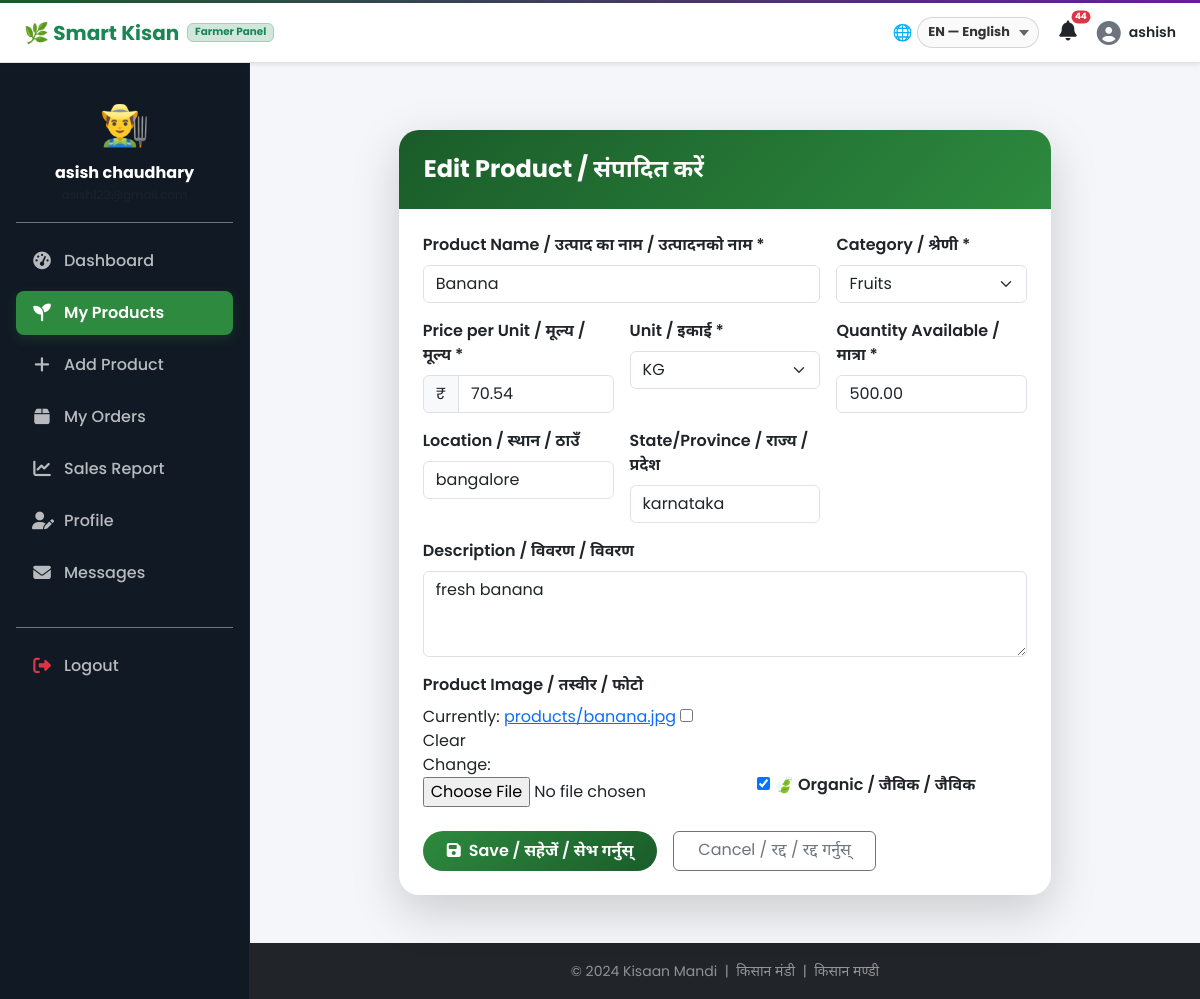
Page /marketplace/118/edit/ (signed in) on the committed database.
### accounts/models.py (models this page shows, shortened)
class CustomUser(AbstractUser):
    ROLE_CHOICES = [
        ('farmer', 'Farmer / किसान'),
        ('buyer', 'Buyer / खरीदार'),
        ('admin', 'Admin / प्रशासक'),
    ]
    role = models.CharField(max_length=10, choices=ROLE_CHOICES, default='buyer')
    phone = models.CharField(max_length=15, blank=True)
    address = models.TextField(blank=True)
    state = models.CharField(max_length=100, blank=True)
    district = models.CharField(max_length=100, blank=True)
    profile_pic = models.ImageField(upload_to='profiles/', blank=True, null=True)
    is_verified = models.BooleanField(default=False)
    created_at = models.DateTimeField(auto_now_add=True)
    @property
    def is_farmer(self):
        return self.role == 'farmer'

### marketplace/models.py (models this page shows, shortened)
class Product(models.Model):
    UNIT_CHOICES = [('kg', 'KG'), ('quintal', 'Quintal'), ('ton', 'Ton'), ('dozen', 'Dozen'), ('piece', 'Piece')]
    STATUS_CHOICES = [('active', 'Active'), ('sold', 'Sold'), ('inactive', 'Inactive')]
    farmer = models.ForeignKey(CustomUser, on_delete=models.CASCADE, related_name='products')
    category = models.ForeignKey(Category, on_delete=models.SET_NULL, null=True)
    name = models.CharField(max_length=200)
    name_hi = models.CharField(max_length=200, blank=True)
    name_ne = models.CharField(max_length=200, blank=True)
    description = models.TextField(blank=True)
    price_per_unit = models.DecimalField(max_digits=10, decimal_places=2)
    unit = models.CharField(max_length=20, choices=UNIT_CHOICES, default='kg')
    quantity_available = models.DecimalField(max_digits=10, decimal_places=2)
    image = models.ImageField(upload_to='products/', blank=True, null=True)
    location = models.CharField(max_length=200, blank=True)
    state = models.CharField(max_length=100, blank=True)
    status = models.CharField(max_length=10, choices=STATUS_CHOICES, default='active')
    is_organic = models.BooleanField(default=False)
    created_at = models.DateTimeField(auto_now_add=True)
    updated_at = models.DateTimeField(auto_now=True)

### marketplace/views.py (the view)
# urls.py: path('<int:pk>/edit/', views.edit_product, name='edit_product'),
@login_required
def edit_product(request, pk):
    product = get_object_or_404(Product, pk=pk, farmer=request.user)
    if request.method == 'POST':
        form = ProductForm(request.POST, request.FILES, instance=product)
        if form.is_valid():
            form.save()
            messages.success(request, 'Product updated! / उत्पाद अपडेट हुआ!')
            return redirect('my_products')
    else:
        form = ProductForm(instance=product)
    context = {
        'form': form,
        'title': 'Edit Product / संपादित करें',
        'base_template': 'base_farmer.html' if request.user.is_farmer else 'base.html',
        'active_tab': 'products'
    }
    return render(request, 'marketplace/product_form.html', context)

### marketplace/forms.py
class ProductForm(forms.ModelForm):
    class Meta:
        model = Product
        fields = ['name', 'category', 'description', 'price_per_unit', 'unit', 'quantity_available', 'image', 'location', 'state', 'is_organic']
        widgets = {'description': forms.Textarea(attrs={'rows': 3})}

### kisaan_mandi/context_processors.py (called while the page is built)
def selected_language(request):
    lang = request.COOKIES.get('km_lang', 'en')
    if lang not in ('en', 'hi', 'ne'):
        lang = 'en'
    context = {'selected_lang': lang}
    if hasattr(request, 'user') and request.user.is_authenticated:
        from django.apps import apps
        try:
            Notification = apps.get_model('orders', 'Notification')
            notifs = Notification.objects.filter(user=request.user).order_by('-created_at')[:8]
            unread_count = Notification.objects.filter(user=request.user, is_read=False).count()
            context['notifications'] = notifs
            context['unread_notifications_count'] = unread_count
        except (LookupError, ValueError):
            pass
    return context

### marketplace/models.py (called while the page is built)
    def __str__(self):
        return self.name

### templates/marketplace/product_form.html (shortened to what this page needs)
{% extends base_template|default:"base.html" %}
{% block content %}
<div class="container py-4">
<div class="row justify-content-center">
<div class="col-lg-9">
<div class="card border-0 shadow-lg" style="border-radius:20px;overflow:hidden;">
    <div style="background:linear-gradient(135deg,var(--green-dark),var(--green-mid));padding:25px;color:white;">
        <h4 class="fw-bold mb-0">{{ title }}</h4>
    </div>
    <div class="card-body p-4">
        <form method="post" enctype="multipart/form-data">
            <div class="row g-3">
                <div class="col-md-8">
                    <label class="form-label fw-semibold">Product Name / उत्पाद का नाम / उत्पादनको नाम *</label>
                    {{ form.name.errors }}{{ form.name }}
                </div>
                <div class="col-md-4">
                    <label class="form-label fw-semibold">Category / श्रेणी *</label>
                    {{ form.category.errors }}{{ form.category }}
                </div>
                <div class="col-md-4">
                    <label class="form-label fw-semibold">Price per Unit / मूल्य / मूल्य *</label>
                    <div class="input-group"><span class="input-group-text">₹</span>{{ form.price_per_unit }}</div>
                </div>
                <div class="col-md-4">
                    <label class="form-label fw-semibold">Unit / इकाई *</label>{{ form.unit }}
                </div>
                <div class="col-md-4">
                    <label class="form-label fw-semibold">Quantity Available / मात्रा *</label>{{ form.quantity_available }}
                </div>
                <div class="col-md-4">
                    <label class="form-label fw-semibold">Location / स्थान / ठाउँ</label>{{ form.location }}
                </div>
                <div class="col-md-4">
                    <label class="form-label fw-semibold">State/Province / राज्य / प्रदेश</label>{{ form.state }}
                </div>
                <div class="col-12">
                    <label class="form-label fw-semibold">Description / विवरण / विवरण</label>{{ form.description }}
                </div>
                <div class="col-md-6">
                    <label class="form-label fw-semibold">Product Image / तस्वीर / फोटो</label>{{ form.image }}
                </div>
                <div class="col-md-6 d-flex align-items-end pb-2">
                    <div class="form-check">
                        {{ form.is_organic }}
                        <label class="form-check-label fw-semibold">🍃 Organic / जैविक / जैविक</label>
                    </div>
                </div>
            </div>
            <div class="d-flex gap-3 mt-4">
                <button type="submit" class="btn btn-kisaan px-4">
                    <i class="fas fa-save me-2"></i>Save / सहेजें / सेभ गर्नुस्
                </button>
                <a href="{% url 'my_products' %}" class="btn btn-outline-secondary px-4">Cancel / रद्द / रद्द गर्नुस्</a>
            </div>
        </form>
    </div>
</div>
</div>
</div>
</div>
{% endblock %}

### templates/base_farmer.html (shortened to what this page needs)
<!DOCTYPE html>
<html lang="en">
<head>
    <link href="https://cdn.jsdelivr.net/npm/bootstrap@5.3.0/dist/css/bootstrap.min.css" rel="stylesheet">
    <link href="https://cdnjs.cloudflare.com/ajax/libs/font-awesome/6.4.0/css/all.min.css" rel="stylesheet">
</head>
<body>
    <div class="farmer-topbar d-flex justify-content-between align-items-center px-3 px-lg-4 shadow-sm">
        <div class="d-flex align-items-center gap-2">
            <a class="navbar-brand text-success d-flex align-items-center gap-2 m-0" href="{% url 'home' %}" style="text-decoration: none;">
                <span style="font-weight: 700; font-size: 1.25rem;">🌿 Smart Kisan</span>
                <span class="badge bg-success-subtle text-success border border-success-subtle d-none d-sm-inline-block" style="font-size:0.65rem;">
                    {% if selected_lang == 'hi' %}किसान पैनल{% elif selected_lang == 'ne' %}किसान प्यानल{% else %}Farmer Panel{% endif %}
                </span>
            </a>
        </div>
        <div class="d-flex align-items-center gap-3">
            <div class="lang-select-wrap">
                <span class="globe-icon">🌐</span>
                <select class="lang-select" onchange="changeLang(this)">
                    <option value="en" {% if selected_lang == 'en' %}selected{% endif %}>EN — English</option>
                </select>
            </div>
            <div class="dropdown">
                <a class="position-relative text-dark text-decoration-none p-1" href="#" id="farmerNotif" role="button" data-bs-toggle="dropdown">
                    <i class="fas fa-bell fs-5"></i>
                    {% if unread_notifications_count > 0 %}
                    <span class="position-absolute top-0 start-100 translate-middle badge rounded-pill bg-danger" style="font-size: 0.55rem; padding: 0.25em 0.4em;">
                        {{ unread_notifications_count }}
                    </span>
                    {% endif %}
                </a>
            </div>
            <div class="dropdown">
                <a class="d-flex align-items-center gap-2 text-dark text-decoration-none" href="#" data-bs-toggle="dropdown">
                    {% if user.profile_pic %}
                    <img src="{{ user.profile_pic.url }}" class="rounded-circle border" width="32" height="32" style="object-fit:cover;">
                    {% else %}
                    <i class="fas fa-user-circle fs-4 text-secondary"></i>
                    {% endif %}
                    <span class="d-none d-md-inline small fw-semibold">{{ user.username }}</span>
                </a>
            </div>
        </div>
    </div>
    <div class="farmer-sidebar d-flex flex-column p-3 text-white" id="farmerSidebar">
        <div class="text-center py-3 border-bottom border-secondary mb-3">
            {% if user.profile_pic %}
            <img src="{{ user.profile_pic.url }}" class="rounded-circle mb-2 border border-2 border-success" width="60" height="60" style="object-fit:cover;">
            {% else %}
            <div class="fs-1 mb-2">👨‍🌾</div>
            {% endif %}
            <h6 class="mb-0 text-white fw-bold">{{ user.get_full_name|default:user.username }}</h6>
            <small class="text-muted" style="font-size:0.75rem;">{{ user.email }}</small>
        </div>
        <ul class="nav nav-pills flex-column mb-auto gap-1">
            <li class="nav-item">
                <a href="{% url 'dashboard' %}" class="nav-link {% if active_tab == 'dashboard' %}active{% endif %}">
                    <i class="fas fa-tachometer-alt"></i>
                    <span>{% if selected_lang == 'hi' %}डैशबोर्ड{% elif selected_lang == 'ne' %}ड्यासबोर्ड{% else %}Dashboard{% endif %}</span>
                </a>
            </li>
            <li class="nav-item">
                <a href="{% url 'my_products' %}" class="nav-link {% if active_tab == 'products' %}active{% endif %}">
                    <i class="fas fa-seedling"></i>
                    <span>{% if selected_lang == 'hi' %}मेरे उत्पाद{% elif selected_lang == 'ne' %}मेरो उत्पादन{% else %}My Products{% endif %}</span>
                </a>
            </li>
            <li class="nav-item">
                <a href="{% url 'add_product' %}" class="nav-link {% if active_tab == 'add_product' %}active{% endif %}">
                    <i class="fas fa-plus"></i>
                    <span>{% if selected_lang == 'hi' %}उत्पाद जोड़ें{% elif selected_lang == 'ne' %}उत्पादन थप्नुस्{% else %}Add Product{% endif %}</span>
                </a>
            </li>
            <li class="nav-item">
                <a href="{% url 'my_orders' %}" class="nav-link {% if active_tab == 'orders' %}active{% endif %}">
                    <i class="fas fa-box"></i>
                    <span>{% if selected_lang == 'hi' %}मेरे ऑर्डर{% elif selected_lang == 'ne' %}मेरो अर्डर{% else %}My Orders{% endif %}</span>
                </a>
            </li>
            <li class="nav-item">
                <a href="{% url 'sales_report' %}" class="nav-link {% if active_tab == 'sales' %}active{% endif %}">
                    <i class="fas fa-chart-line"></i>
                    <span>{% if selected_lang == 'hi' %}बिक्री रिपोर्ट{% elif selected_lang == 'ne' %}बिक्री रिपोर्ट{% else %}Sales Report{% endif %}</span>
                </a>
            </li>
            <li class="nav-item">
                <a href="{% url 'profile' %}" class="nav-link {% if active_tab == 'profile' %}active{% endif %}">
                    <i class="fas fa-user-edit"></i>
                    <span>{% if selected_lang == 'hi' %}प्रोफाइल{% elif selected_lang == 'ne' %}प्रोफाइल{% else %}Profile{% endif %}</span>
                </a>
            </li>
            <li class="nav-item">
                <a href="{% url 'notifications_list' %}" class="nav-link {% if active_tab == 'messages' %}active{% endif %}">
                    <i class="fas fa-envelope"></i>
                    <span>{% if selected_lang == 'hi' %}संदेश / सूचनाएं{% elif selected_lang == 'ne' %}सन्देश / सूचनाहरू{% else %}Messages{% endif %}</span>
                </a>
            </li>
            <li class="nav-item mt-4 pt-3 border-top border-secondary">
                <a href="{% url 'logout' %}" class="nav-link text-danger">
                    <i class="fas fa-sign-out-alt text-danger"></i>
                    <span>Logout</span>
                </a>
            </li>
        </ul>
    </div>
    <div class="farmer-main-content">
        {% block content %}{% endblock %}
    </div>
    <footer class="farmer-footer bg-dark text-white-50 py-3 mt-auto text-center">
        <small>© 2024 Kisaan Mandi &nbsp;|&nbsp; किसान मंडी &nbsp;|&nbsp; किसान मण्डी</small>
    </footer>
</body>
</html>

### templates/base_farmer.html (style rules this page uses)
:root { --green-dark: #1a5c2a; --green-mid: #2d8a3e; --green-light: #4caf50; --orange: #f57c00; --orange-light: #ff9800; --cream: #fefdf8; --gold: #ffc107; --earth: #795548; --nepali-red: #c0392b; --dark-sidebar: #111a24; --light-bg: #f4f6f9; }
* { font-family: 'Poppins', 'Noto Sans Devanagari', sans-serif; }
body { background-color: var(--light-bg); min-height: 100vh; display: flex; flex-direction: column; }
.farmer-topbar { background-color: #ffffff; border-bottom: 1px solid #e0e0e0; height: 60px; position: fixed; top: 3px; left: 0; right: 0; z-index: 1020; }
.farmer-sidebar { background-color: var(--dark-sidebar); width: 250px; min-width: 250px; max-width: 250px; transition: all 0.3s ease; position: fixed; top: 63px; bottom: 0; left: 0; z-index: 1010; overflow-y: auto; border-right: 1px solid rgba(255,255,255,0.05); }
.farmer-sidebar .nav-link { color: rgba(255, 255, 255, 0.7) !important; border-radius: 8px; font-weight: 500; transition: all 0.2s ease; display: flex; align-items: center; gap: 12px; padding: 10px 16px; text-decoration: none; margin-bottom: 4px; }
.farmer-sidebar .nav-link.active { background-color: var(--green-mid) !important; color: #ffffff !important; font-weight: 600; box-shadow: 0 4px 12px rgba(45, 138, 62, 0.2); }
.farmer-sidebar .nav-link i { font-size: 1.1rem; width: 20px; text-align: center; }
.farmer-main-content { margin-left: 250px; margin-top: 63px; padding: 24px; flex-grow: 1; display: flex; flex-direction: column; }
.farmer-footer { margin-left: 250px; transition: all 0.3s ease; }
.lang-select-wrap { display: flex; align-items: center; gap: 5px; }
.lang-select-wrap .globe-icon { font-size: 1rem; line-height: 1; color: #555; }
.lang-select { appearance: none; -webkit-appearance: none; padding: 4px 28px 4px 10px; font-size: 0.8rem; font-weight: 700; font-family: 'Poppins', 'Noto Sans Devanagari', sans-serif; border-radius: 20px; border: 1.5px solid rgba(0, 0, 0, 0.15); color: #333; background-color: rgba(0, 0, 0, 0.02); background-repeat: no-repeat; background-position: right 9px center; cursor: pointer; outline: none; transition: all 0.2s; line-height: 1.6; }
.lang-select option { background: #ffffff; color: #333; font-weight: 600; }
.btn-kisaan { background: linear-gradient(135deg, var(--green-mid), var(--green-dark)); color: white; border: none; border-radius: 25px; padding: 8px 24px; font-weight: 600; transition: all 0.3s; text-decoration: none; display: inline-block; }

### rows in the picture
CustomUser: username "ashish", get_full_name "asish chaudhary"
Product: name "Banana", category "Fruits", price_per_unit "70.54", unit "KG", quantity_available "500.00", location "bangalore", state "karnataka", description "fresh banana", is_organic "☑"

### other values in the picture
{{ unread_notifications_count }} "44"
{{ title }} "Edit Product / संपादित करें"
